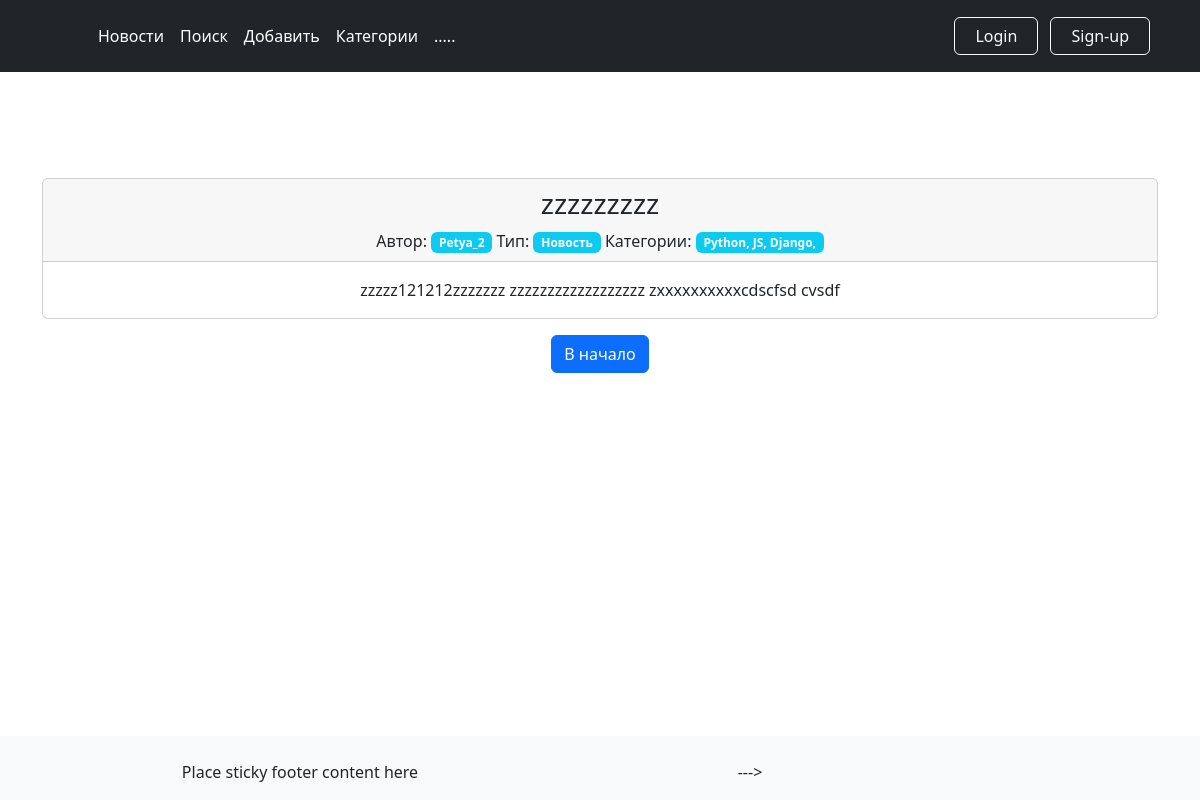
The app's page /33 with its own data.
### news/models.py (models this page shows, shortened)
class Post(models.Model):
    author = models.ForeignKey(Author, on_delete=models.CASCADE, verbose_name='Автор')
    NEWS = 'NW'
    ARTICLE = 'AR'
    TYPES = [
        (NEWS, 'Новость'),
        (ARTICLE, 'Статья'),
    ]
    categoryType = models.CharField(max_length=2, choices=TYPES, default=ARTICLE, verbose_name='Тип статьи')
    dateCreation = models.DateTimeField(auto_now_add=True, verbose_name='Дата публикации')
    postCategory = models.ManyToManyField(Category, through='PostCategory', verbose_name='Категории статьи')
    title = models.CharField(max_length=128, verbose_name='Заголовок')
    text = models.TextField(verbose_name='Текст статьи')
    rating = models.SmallIntegerField(default=0, verbose_name='Рейтинг')

class Author(models.Model):
    authorUser = models.OneToOneField(User, on_delete=models.CASCADE)
    ratingAuthor = models.SmallIntegerField(default=0)
    def __str__(self):
        return self.authorUser.username

class Category(models.Model):
    name = models.CharField(max_length=64, unique=True)
    subscribers = models.ManyToManyField(User, blank=True)
    def __str__(self):
        return self.name

### news/views.py (the view)
# urls.py: path('<int:pk>', PostDetailView.as_view(), name='post_detail'),
class PostDetailView(DetailView):
    template_name = 'news/post_detail.html'
    queryset = Post.objects.all()

### news/templates/news/post_detail.html (shortened to what this page needs)
{% extends 'layout/default.html' %}
{% block content %}
    <div class="card">
        <div class="card-header">
            <h3>{{ post.title }}</h3>
            <div>
                Автор: <span class="badge bg-info">{{ post.author }}</span>
                Тип: <span class="badge bg-info">{{ post.get_categoryType_display }}</span>
                Категории:
                <span class="badge bg-info">
                    {% for k in  post.postCategory.all %}
                        {{ k }},
                    {% endfor %}
                </span>
            </div>
        </div>
        <div class="card-body">{{ post.text }}</div>
    </div>
    <a href="{% url 'news:posts' %}" class="btn btn-primary my-3">В начало</a>
{% endblock content %}

### static/css/styles.css (style rules this page uses)
* { margin: 0; padding: 0; }
html, body { height: 100%; }

### records on screen
Post: title "zzzzzzzzz", author "Petya_2", categoryType "Новость", text "zzzzz121212zzzzzzz zzzzzzzzzzzzzzzzzz zxxxxxxxxxxcdscfsd cvsdf"
Category: name "Python"
Category: name "JS"
Category: name "Django"
